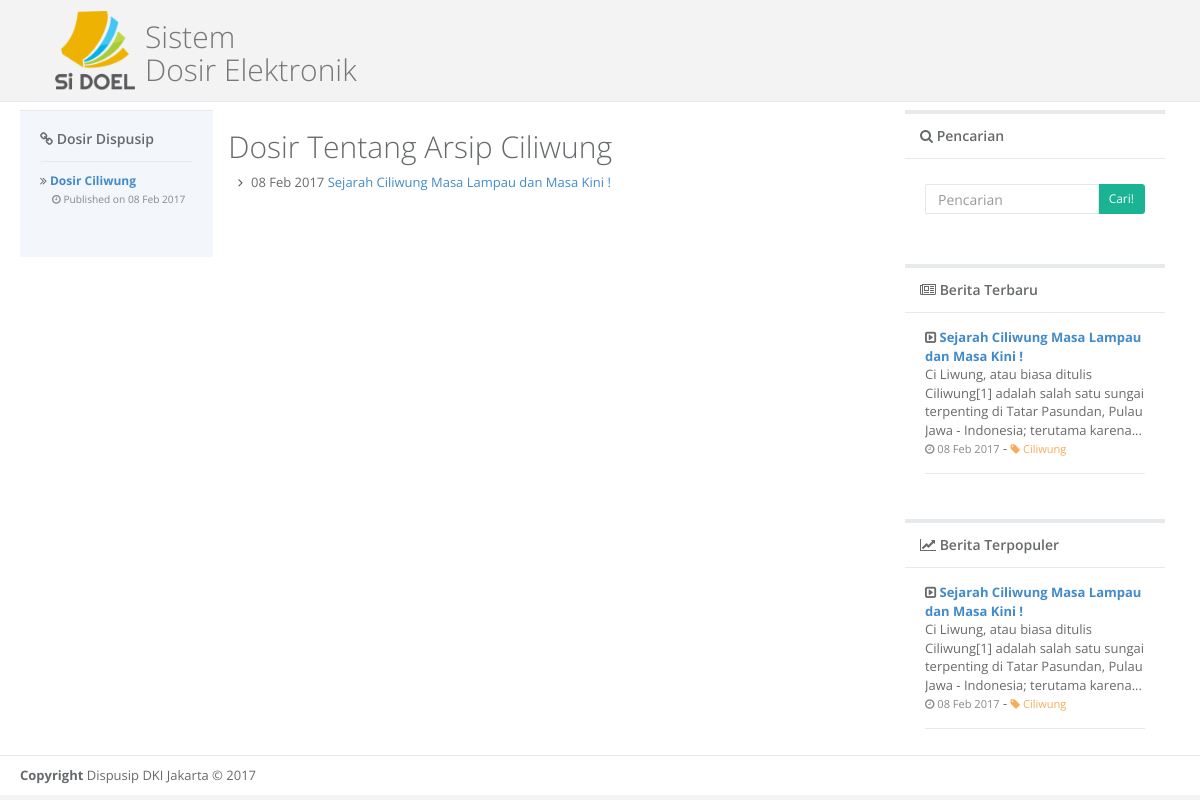
Page /?p=dosir-detail&dosir=Ciliwung on the committed database.
### tables this page shows
CREATE TABLE `tbl_artikel` (
  `sid` varchar(36) NOT NULL,
  `tanggal` date NOT NULL,
  `judul` varchar(100) NOT NULL,
  `author` varchar(100) NOT NULL,
  `isi` text NOT NULL,
  `category` varchar(50) NOT NULL,
  `cover` varchar(50) DEFAULT NULL,
  `viewed` int(5) DEFAULT '0',
  `is_publish` tinyint(1) NOT NULL DEFAULT '0'
);

### config/configuration.php (called while the page is built, shortened)
<?php
    function get_tanggal($tanggal) {
        $day = date('d', strtotime($tanggal));
        $year = date('Y', strtotime($tanggal));
        $month = date('M', strtotime($tanggal));
        $monthList = array(
            "Jan" => "Jan",
            "Feb" => "Feb",
            "Mar" => "Mar",
            "Apr" => "Apr",
            "May" => "Mei",
            "Jun" => "Jun",
            "Jul" => "Jul",
            "Aug" => "Ags",
            "Sep" => "Sep",
            "Oct" => "Okt",
            "Nov" => "Nov",
            "Dec" => "Des"
        );
        return $day." ".$monthList[$month]." ".$year;
    }
    function trim_text($input, $length, $ellipses = true, $strip_html = true) {
        if ($strip_html) {
            $input = strip_tags($input);
        }
        $last_space = strrpos(substr($input, 0, $length), ' ');
        $trimmed_text = substr($input, 0, $last_space);
        if ($ellipses) {
            $trimmed_text .= '...';
        }
        return $trimmed_text;
    }
?>

### form/templates/container_right.php (the view)
<div class="row">
    <div class="col-lg-12">
        <div class="ibox float-e-margins">
            <div class="ibox-title">
                <h5><i class="fa fa-search"></i> Pencarian</h5>
            </div>
            <div class="ibox-content">
                <div class="search-form">
                    <form action="" method="post">
                        <div class="input-group">
                            <input type="text" placeholder="Pencarian" name="txt_search" value="<?php echo $txtSearch;?>" class="input-sm form-control">
                            <span class="input-group-btn">
                            <button type="submit" class="btn btn-sm btn-primary" name="searching"> Cari!</button> </span>
                        </div>
                    </form>
                </div>
            </div>
        </div>
    </div>
    <div class="col-lg-12">
        <div class="ibox float-e-margins">
            <div class="ibox-title">
                <h5><i class="fa fa-newspaper-o"></i> Berita Terbaru</h5>
            </div>
            <div class="ibox-content">
                <div class="feed-activity-list">
                <?php
                    $sql = mysqli_query($conn, "SELECT * FROM tbl_artikel WHERE is_publish = 1 order by tanggal desc LIMIT 5");
                    while($arr = mysqli_fetch_array($sql)) {
                ?>
                    <div class="feed-element">
                        <div>
                            <i class="fa fa-caret-square-o-right"></i>
                            <strong><a href="?p=detail&id=<?php echo $arr['sid'];?>"><?php echo $arr['judul']?></a></strong>
                            <div><?php echo trim_text(htmlspecialchars_decode($arr['isi']), 150);?></div>
                            <small class="text-muted"><i class="fa fa-clock-o"></i> <?php echo get_tanggal($arr['tanggal'])?></small> -
                            <small class="text-warning"><a href="?p=category-detail&category=<?php echo $arr['category']?>" class="text-warning"><i class="fa fa-tag"></i> <?php echo $arr['category']?></a></small>
                        </div>
                    </div>
                    <?php } ?>
                </div>
            </div>
        </div>
    </div>
    <div class="col-lg-12">
        <div class="ibox float-e-margins">
            <div class="ibox-title">
                <h5><i class="fa fa-line-chart"></i> Berita Terpopuler</h5>
            </div>
            <div class="ibox-content">
                <div class="feed-activity-list">
                <?php
                    $sql = mysqli_query($conn, "SELECT * FROM tbl_artikel WHERE is_publish = 1 order by viewed desc LIMIT 5");
                    while($arr = mysqli_fetch_array($sql)) {
                ?>
                    <div class="feed-element">
                        <div>
                            <i class="fa fa-caret-square-o-right"></i>
                            <strong><a href="?p=detail&id=<?php echo $arr['sid'];?>"><?php echo $arr['judul']?></a></strong>
                            <div><?php echo trim_text(htmlspecialchars_decode($arr['isi']), 150);?></div>
                            <small class="text-muted"><i class="fa fa-clock-o"></i> <?php echo get_tanggal($arr['tanggal'])?></small> -
                            <small class="text-warning"><a href="?p=category-detail&category=<?php echo $arr['category']?>" class="text-warning"><i class="fa fa-tag"></i> <?php echo $arr['category']?></a></small>
                        </div>
                    </div>
                    <?php } ?>
                </div>
            </div>
        </div>
    </div>
</div>

### form/templates/container_left.php
<h4><i class="fa fa-link"></i> Dosir Dispusip</h4>
<ul class="list-group clear-list m-t">
	<?php
	    $sql = mysqli_query($conn, "SELECT * FROM tbl_artikel WHERE is_publish = 1 group by category order by viewed desc, tanggal desc, judul desc LIMIT 15");
	    while($arr = mysqli_fetch_array($sql)) {
	?>
     <li class="list-group-item">
        <div class="dropdown-messages-box">
            <div class="media-body">
                <i class="fa fa-angle-double-right"></i>
                <strong> <a href="?p=dosir-detail&dosir=<?php echo $arr['category'];?>">Dosir <?php echo $arr['category']; ?> </a></strong><br>
                &emsp;<small class="text-muted"><i class="fa fa-clock-o"></i> Published on <?php echo get_tanggal($arr['tanggal'])?></small>
            </div>
        </div>
    <?php } ?>
    </li>
</ul>

### form/public/dosir_detail.php
<?php
	$page = $_GET['dosir'];
	if (isset($page)) {
?>
<h1>Dosir Tentang Arsip <?php echo $page;?></h1>
<ul class="dosir-list" style="padding-left: 10px">
	<?php
        $sql = mysqli_query($conn, "SELECT * FROM tbl_artikel where is_publish = 1 and category = '$page' order by tanggal desc LIMIT 5");
        while($arr = mysqli_fetch_array($sql)) {
        	echo '<li><i class="fa fa-angle-right"></i>'.get_tanggal($arr['tanggal']).' <a href="?p=detail&id='.$arr['sid'].'">'.$arr['judul'].'</a></li>';
        }
    ?>
</ul>
<?php } else {include("form/templates/404.php");} ?>

### css/default.css (style rules this page uses)
.body-content { padding-top: 90px !important; }
.dosir-list li a { padding: 1px 0; }
.dosir-list li { display: block; }
.dosir-list li i { margin-right: 8px; color: #3d4d5d; }

### rows in the picture
tbl_artikel: category "Ciliwung", tanggal "08 Feb 2017", judul "Sejarah Ciliwung Masa Lampau dan Masa Kini !", isi "Ci Liwung, atau biasa ditulis Ciliwung[1] adalah salah satu sungai terpenting di Tatar Pasundan, Pulau Jawa - Indonesia; terutama karena..."

### other values in the picture
$page "Ciliwung"
